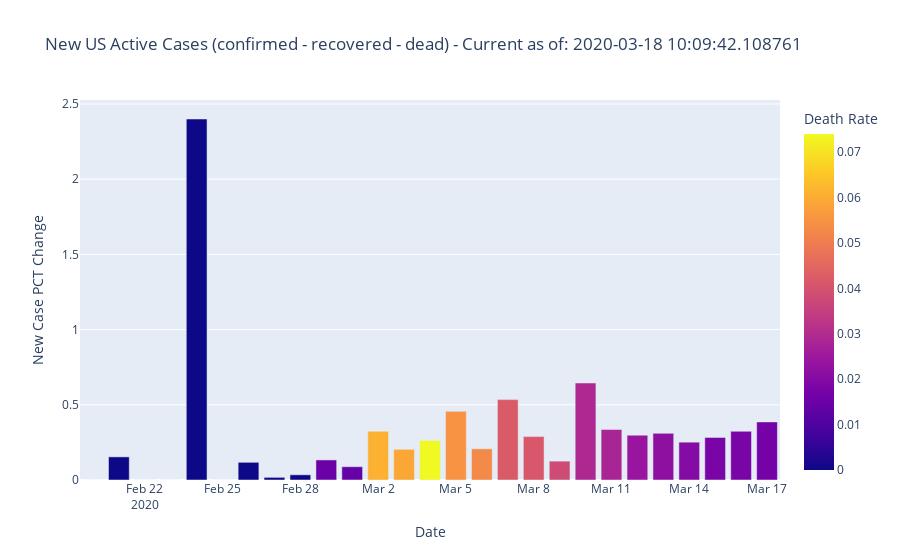

Here is the notebook cell this chart was saved with:
### Code cell
us_chart = px.bar(us_totals[us_totals['Date'] >= '2020-02-20'], 
    x="Date", y="New Case PCT Change", color="Death Rate", 
    title="New US Active Cases (confirmed - recovered - dead) - Current as of: "+str(NOW), 
    )
us_chart.show()

### Figure 1 — Plotly figure (JSON) as saved in the notebook; plotly's stock layout.template omitted (floating-point values rounded to 4 significant figures)
{"data": [{"alignmentgroup": "True", "hoverlabel": {"namelength": 0}, "hovertemplate": "Date=%{x}<br>New Case PCT Change=%{y}<br>Death Rate=%{marker.color}", "legendgroup": "", "marker": {"color": [0, 0, 0, 0, 0, 0, 0, 0, 0, 0.015, 0.014, 0.061, 0.059, 0.074, 0.055, 0.053, 0.042, 0.041, 0.038, 0.029, 0.028, 0.024, 0.022, 0.02, 0.018, 0.018, 0.017], "coloraxis": "coloraxis"}, "name": "", "offsetgroup": "", "orientation": "v", "showlegend": false, "textposition": "auto", "type": "bar", "x": ["2020-02-20T00:00:00", "2020-02-21T00:00:00", "2020-02-22T00:00:00", "2020-02-23T00:00:00", "2020-02-24T00:00:00", "2020-02-25T00:00:00", "2020-02-26T00:00:00", "2020-02-27T00:00:00", "2020-02-28T00:00:00", "2020-02-29T00:00:00", "2020-03-01T00:00:00", "2020-03-02T00:00:00", "2020-03-03T00:00:00", "2020-03-04T00:00:00", "2020-03-05T00:00:00", "2020-03-06T00:00:00", "2020-03-07T00:00:00", "2020-03-08T00:00:00", "2020-03-09T00:00:00", "2020-03-10T00:00:00", "2020-03-11T00:00:00", "2020-03-12T00:00:00", "2020-03-13T00:00:00", "2020-03-14T00:00:00", "2020-03-15T00:00:00", "2020-03-16T00:00:00", "2020-03-17T00:00:00"], "xaxis": "x", "y": [0, 0.1538, 0, 0, 2.4, 0, 0.1176, 0.01754, 0.03448, 0.1333, 0.08824, 0.3243, 0.2041, 0.2627, 0.4564, 0.2074, 0.5344, 0.2886, 0.1255, 0.6449, 0.3358, 0.2982, 0.3103, 0.2515, 0.2831, 0.3238, 0.3862], "yaxis": "y"}], "layout": {"autosize": true, "barmode": "relative", "coloraxis": {"colorbar": {"title": {"text": "Death Rate"}}, "colorscale": [[0, "#0d0887"], [0.1111, "#46039f"], [0.2222, "#7201a8"], [0.3333, "#9c179e"], [0.4444, "#bd3786"], [0.5556, "#d8576b"], [0.6667, "#ed7953"], [0.7778, "#fb9f3a"], [0.8889, "#fdca26"], [1, "#f0f921"]]}, "legend": {"tracegroupgap": 0}, "title": {"text": "New US Active Cases (confirmed - recovered - dead) - Current as of: 2020-03-18 10:09:42.108761"}, "xaxis": {"anchor": "y", "autorange": true, "domain": [0, 1], "range": ["2020-02-19 12:00", "2020-03-17 12:00"], "title": {"text": "Date"}, "type": "date"}, "yaxis": {"anchor": "x", "autorange": true, "domain": [0, 1], "range": [0, 2.526], "title": {"text": "New Case PCT Change"}, "type": "linear"}}}
